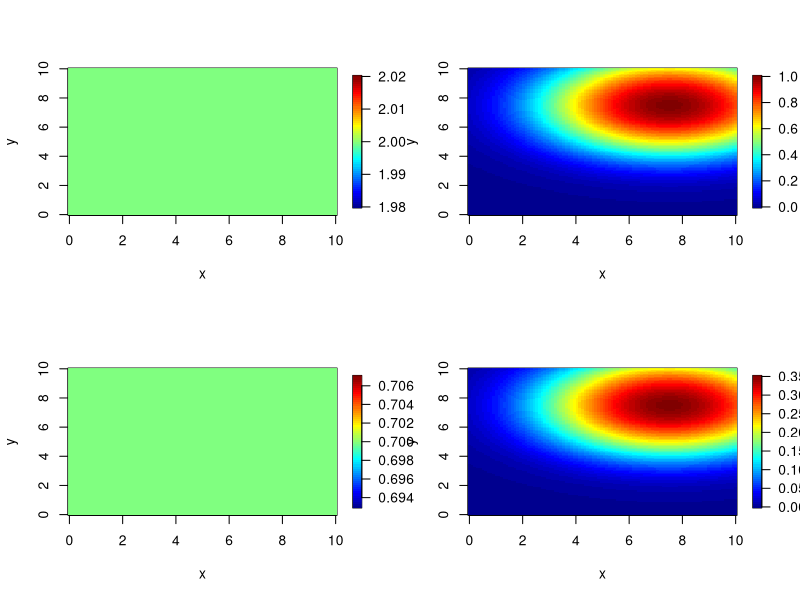
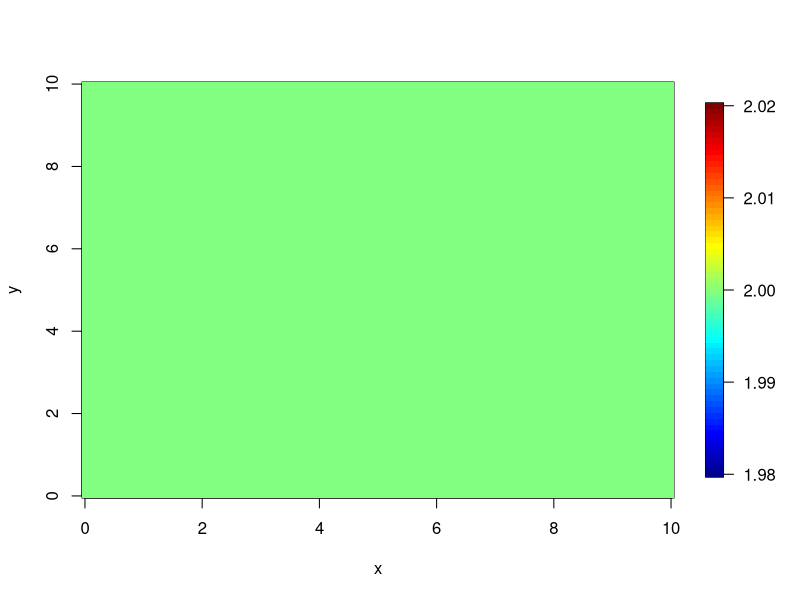
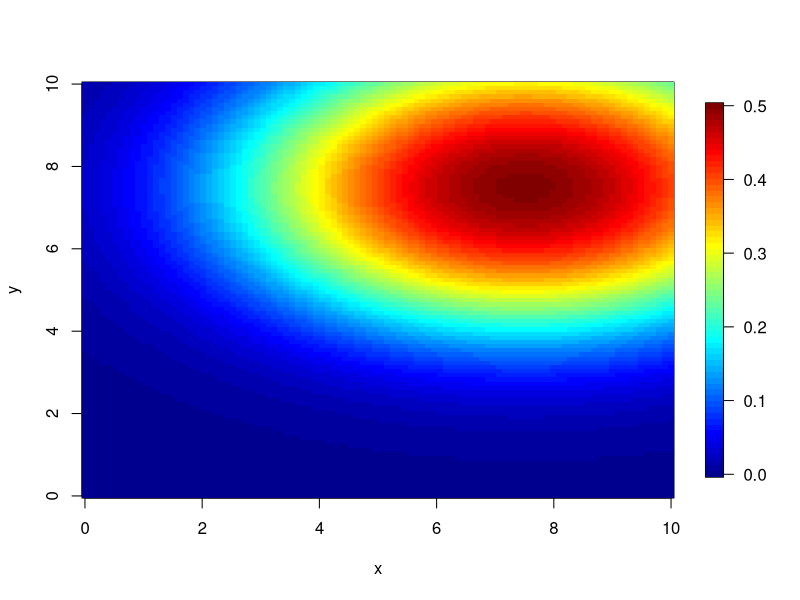
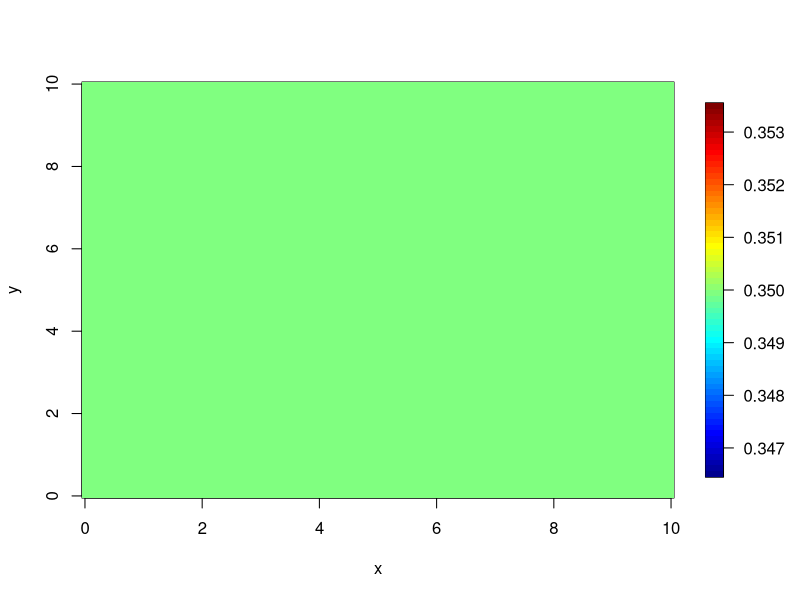
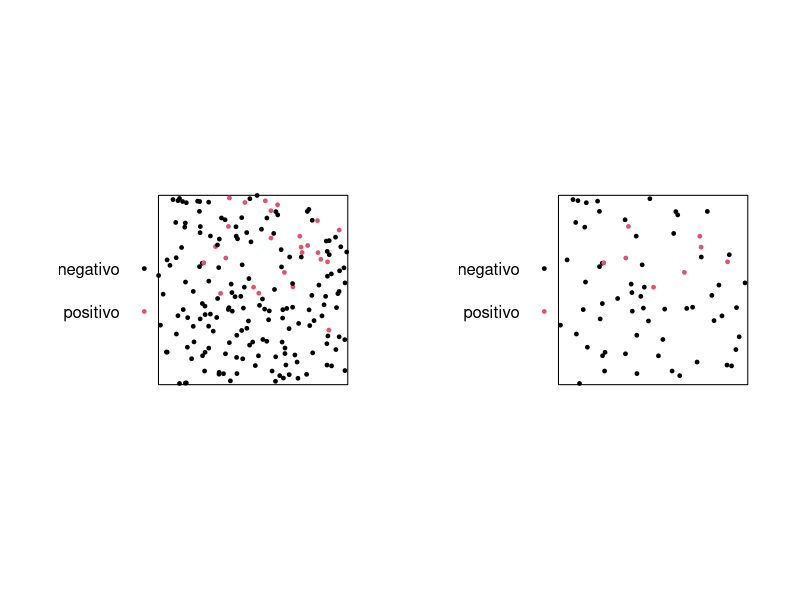
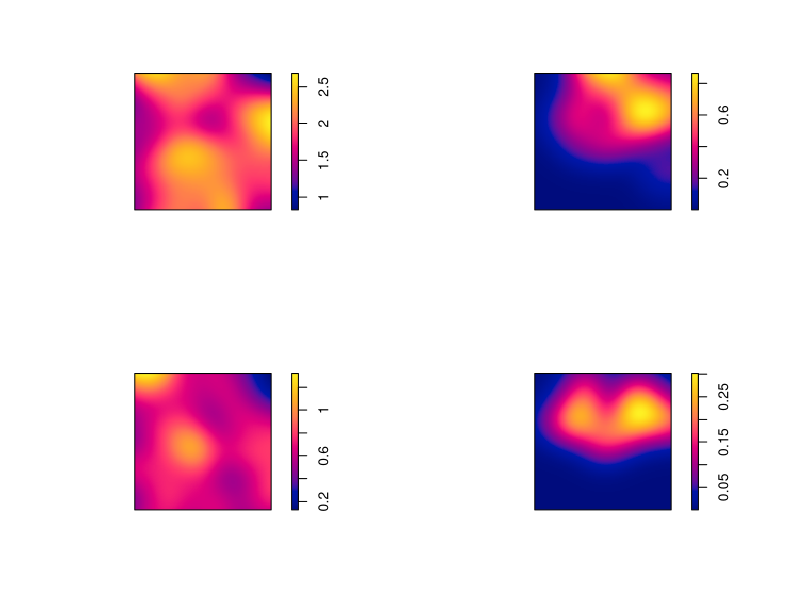
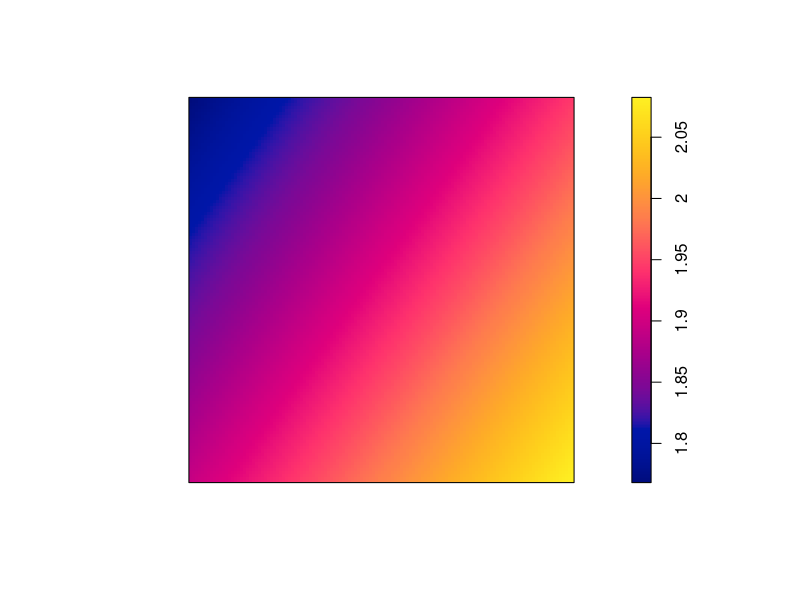
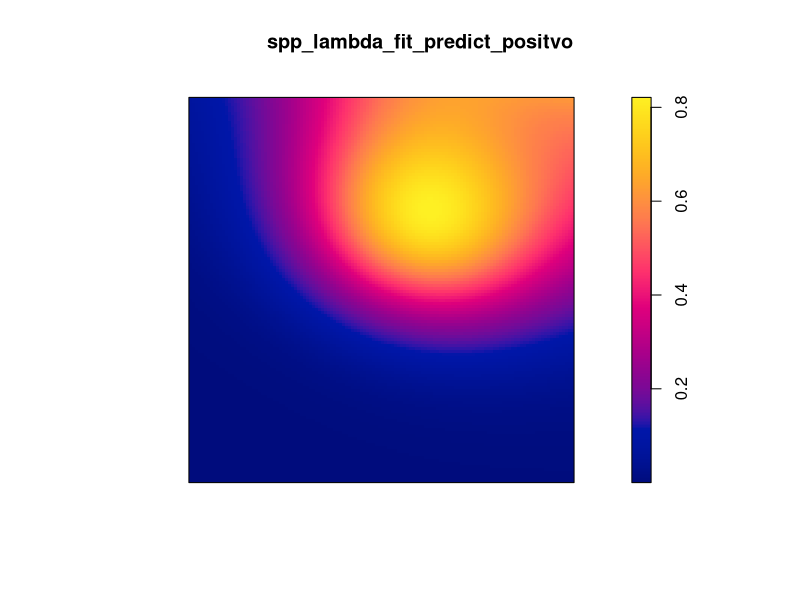

Recreate these plots in R, in order.
library(spatstat)
library(fields)
library(mgcv)
library(psych)
library(pracma)
library(splines)
#=#=#=#=#=#=#=#=#=#=#=#=#=#=#=#=#=#=#=#=#=#=#=#=#=#=#=#=#=#=#=#=#=#=#=#
#=#=# Densidad poblacional homogenea, riesgo espacial variable, muestreo aleatorio homogeneo
h_theta <- 7.5
k_theta <- 7.5
a_theta <- -1/16
b_theta <- -1/8
c_theta <- 0

#=#=#=#=#=#=#=#=#=#=#=#=#=#=#=#=#=#=#=#=#=#=#=#=#=#=#=#=#=#=#=#=#=#=#=#

lambda_fun <- function(x,y){
  return(rep(2,length(x)))}
theta_fun <- function(x,y){
  return(1/(1+exp(-(c_theta+a_theta* (x-h_theta)^2+b_theta*(y-k_theta)^2))))}
pi_fun <- function(x,y){
  return(rep(0.35,length(x)))}

#=#=#=#=#=#=#=#=#=#=#=#=#=#=#=#=#=#=#=#=#=#=#=#=#=#=#=#=#=#=#=#=#=#=#=#

lambda_theta_fun <- function(x,y){
  return( lambda_fun(x,y) * theta_fun(x,y))}
lambda_pi_fun <- function(x,y){
  return( lambda_fun(x,y) * pi_fun(x,y))}
lambda_theta_pi_fun <- function(x,y){
  return( lambda_fun(x,y) * theta_fun(x,y) * pi_fun(x,y))}

#=#=#=#=#=#=#=#=#=#=#=#=#=#=#=#=#=#=#=#=#=#=#=#=#=#=#=#=#=#=#=#=#=#=#=#

grid <- expand.grid(seq(0, 10, length.out = 100),
                    seq(0, 10, length.out = 100))

imagen_plot <- function(z) {
  fields::image.plot(seq(0, 10, length.out = 100),
                     seq(0, 10, length.out = 100),
                     matrix(z, 100, 100),
                     xlab = "x", ylab = "y", main = "")
}

#=#=#=#=#=#=#=#=#=#=#=#=#=#=#=#=#=#=#=#=#=#=#=#=#=#=#=#=#=#=#=#=#=#=#=#

x11()
par(mfrow = c(2, 2))
z <- lambda_fun(grid[,1],grid[,2])
imagen_plot(z)
z <- lambda_theta_fun(grid[,1],grid[,2])
imagen_plot(z)
z <- lambda_pi_fun(grid[,1],grid[,2])
imagen_plot(z)
z <- lambda_theta_pi_fun(grid[,1],grid[,2])
imagen_plot(z)
x11()
z <- lambda_fun(grid[,1],grid[,2])
imagen_plot(z)
x11()
z <- theta_fun(grid[,1],grid[,2])
imagen_plot(z)
x11()
z <- pi_fun(grid[,1],grid[,2])
imagen_plot(z)

#=#=#=#=#=#=#=#=#=#=#=#=#=#=#=#=#=#=#=#=#=#=#=#=#=#=#=#=#=#=#=#=#=#=#=#

set.seed(123)
win <- owin(xrange = c(0, 10), yrange = c(0, 10))
spp <- rpoispp(lambda = 2, win = win)
props <- theta_fun(spp$x,spp$y)
marks(spp) <- factor(sapply(props, function(x) rbinom(1, 1, x)),
                     labels = c("negativo","positivo"),levels = c(0,1))
props <- pi_fun(spp$x,spp$y)
spp_sample <- spp[sapply(props, function(x) rbinom(1, 1, x)) == 1]

#=#=#=#=#=#=#=#=#=#=#=#=#=#=#=#=#=#=#=#=#=#=#=#=#=#=#=#=#=#=#=#=#=#=#=#

x11()
par(mfrow = c(1, 2))
plot(spp, cols=c(1:2), pch = 19, cex=0.5, main="")
plot(spp_sample, cols=c(1:2), pch = 19, cex=0.5, main="")
x11()
par(mfrow = c(2, 2))
plot(density(spp), main = "")
plot(density(spp[spp$marks=="positivo"]), main = "")
plot(density(spp_sample), main = "")
plot(density(spp_sample[spp_sample$marks=="positivo"]), main = "")

#=#=#=#=#=#=#=#=#=#=#=#=#=#=#=#=#=#=#=#=#=#=#=#=#=#=#=#=#=#=#=#=#=#=#=#

N_1 <- sum(spp$marks=="positivo") 
N_0 <- sum(spp$marks=="negativo")
n_1 <- sum(spp_sample$marks=="positivo") 
n_0 <- sum(spp_sample$marks=="negativo")
N_1/ (N_1 + N_0)
n_1/ (n_1 + n_0)
rho <- (n_1*N_0)/(N_1*n_0)
alfa <- (n_1/n_0)*(1+(N_0/N_1))

#=#=#=#=#=#=#=#=#=#=#=#=#=#=#=#=#=#=#=#=#=#=#=#=#=#=#=#=#=#=#=#=#=#=#

temporal <- marks(spp)
marks(spp) <- NULL
spp_lambda_fit <- ppm(spp ~ s(x,y,k=6), use.gam=TRUE)
summary(spp_lambda_fit)
spp_lambda_fit_predict <- predict(spp_lambda_fit)
x11()
plot(spp_lambda_fit_predict,xlab = "x", ylab = "y", zlab="", main = "")
marks(spp) <- temporal
rm(temporal)

#=#=#=#=#=#=#=#=#=#=#=#=#=#=#=#=#=#=#=#=#=#=#=#=#=#=#=#=#=#=#=#=#=#=#

spp_positvo <- spp[spp$marks=="positivo"]
spp_negativo <- spp[spp$marks=="negativo"]
marks(spp_positvo) <- NULL
marks(spp_negativo) <- NULL
spp_lambda_fit_positvo <- ppm(spp_positvo ~ s(x,y,k=6), use.gam=TRUE)
spp_lambda_fit_negativo <- ppm(spp_negativo ~ s(x,y,k=6), use.gam=TRUE)
spp_lambda_fit_predict_positvo <- predict(spp_lambda_fit_positvo)
spp_lambda_fit_predict_negativo <- predict(spp_lambda_fit_negativo)
risk_estimated <- spp_lambda_fit_predict_positvo/(spp_lambda_fit_predict_positvo +
                                                    spp_lambda_fit_predict_negativo)

plot(spp_lambda_fit_predict_positvo)
plot(spp_lambda_fit_predict_negativo)
plot(risk_estimated)

z_1 <-predict(spp_lambda_fit_positvo, locations=data.frame(x=grid[,1], y=grid[,2]))
z_0 <-predict(spp_lambda_fit_negativo, locations=data.frame(x=grid[,1], y=grid[,2]))
imagen_plot(z_1)
imagen_plot(z_0)
imagen_plot(z_1/(z_1+z_0))

#=#=#=#=#=#=#=#=#=#=#=#=#=#=#=#=#=#=#=#=#=#=#=#=#=#=#=#=#=#=#=#=#=#=#

spp_sample_positvo <- spp_sample[spp_sample$marks=="positivo"]
spp_sample_negativo <- spp_sample[spp_sample$marks=="negativo"]
marks(spp_sample_positvo) <- NULL
marks(spp_sample_negativo) <- NULL
spp_lambda_fit_positvo <- ppm(spp_sample_positvo ~ s(x,y,k=6), use.gam=TRUE)
spp_lambda_fit_negativo <- ppm(spp_sample_negativo ~ s(x,y,k=6), use.gam=TRUE)
spp_lambda_fit_predict_positvo <- predict(spp_lambda_fit_positvo, type="intensity",
                                          ngrid=100)
spp_lambda_fit_predict_negativo <- predict(spp_lambda_fit_negativo, type="intensity",
                                           ngrid=100)
risk_estimated <- spp_lambda_fit_predict_positvo/(spp_lambda_fit_predict_positvo+
                                                    rho*spp_lambda_fit_predict_negativo)
x11()
plot(risk_estimated)
x11()
plot(spp_lambda_fit_predict_positvo/(alfa*spp_lambda_fit_predict_negativo))

temporal <- spp_lambda_fit_predict_positvo/(alfa*spp_lambda_fit_predict_negativo)
summary(temporal)


z_1 <-predict(spp_lambda_fit_positvo, locations=data.frame(x=grid[,1], y=grid[,2]))
z_0 <-predict(spp_lambda_fit_negativo, locations=data.frame(x=grid[,1], y=grid[,2]))

x11()
par(mfrow = c(2, 2))
imagen_plot(z_1)
imagen_plot(z_0)
imagen_plot(z_1/(z_1+rho*z_0))
imagen_plot(z_1/(alfa*z_0))

#=#=#=#=#=#=#=#=#=#=#=#=#=#=#=#=#=#=#=#=#=#=#=#=#=#=#=#=#=#=#=#=#=#=#

w <- c(negativo = rho, positivo = 1)[spp_sample$marks]
theta_fit_gam <- mgcv::gam(marks~s(x,y,k=20),family = binomial(link="logit"),
                           data=spp_sample, weights = w,
                           gamma = 1)
summary(theta_fit_gam)
z <- psych::logistic(predict.gam(theta_fit_gam, newdata=data.frame(x=grid[,1], y=grid[,2])))
x11()
imagen_plot(z)
x11()
persp(matrix(z, 100, 100))
